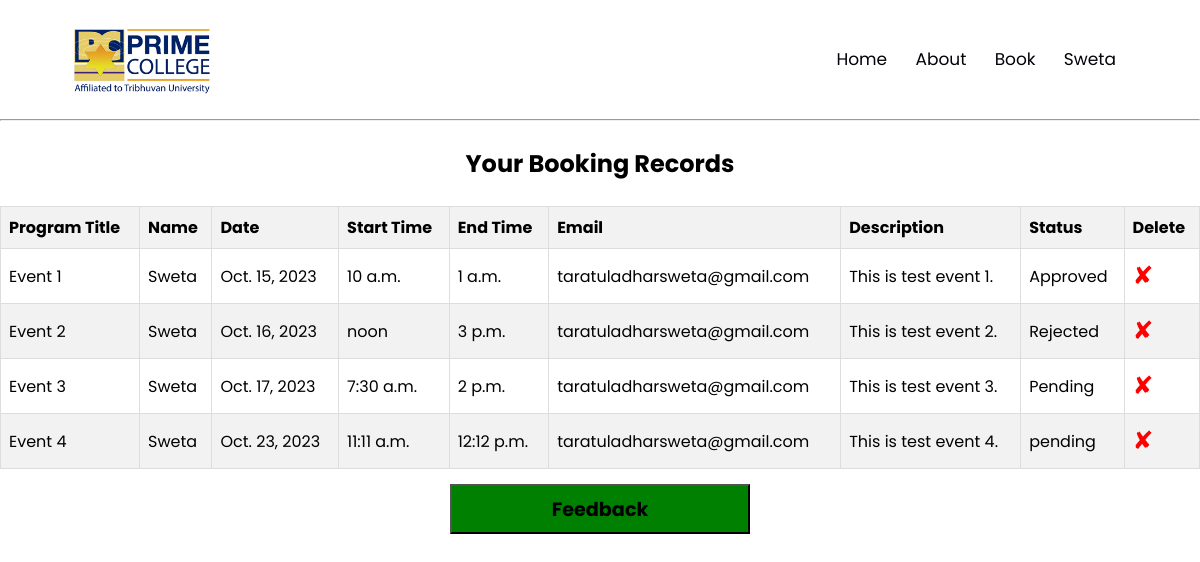
The app's page /display_user_booking/ (signed in), older data.
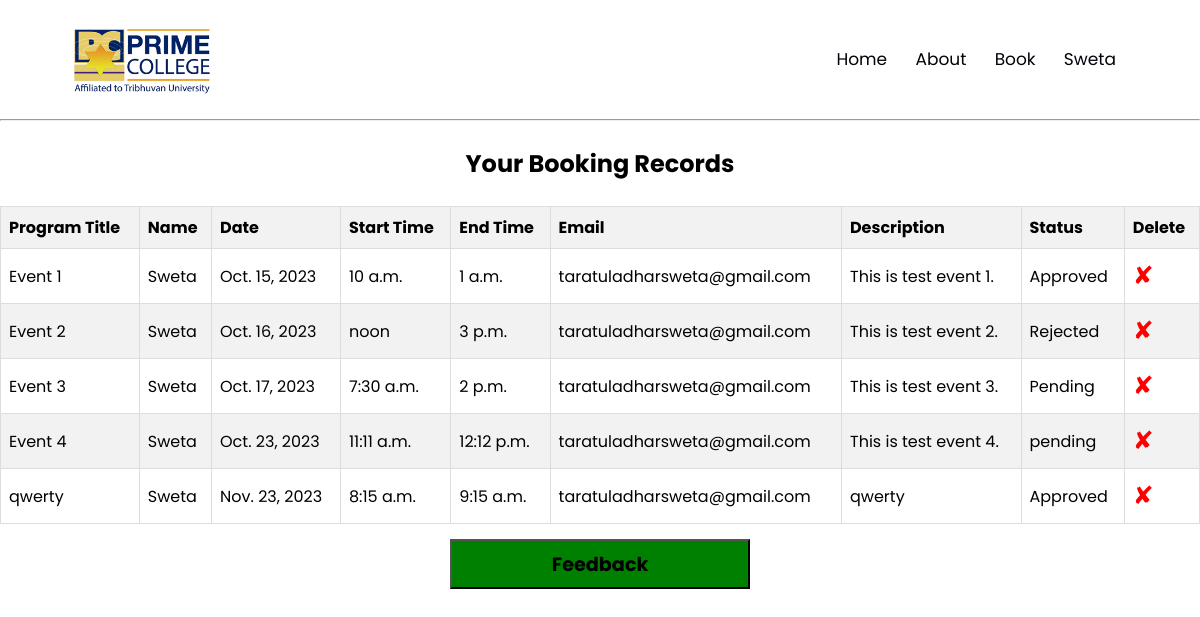
The same page, newer data.
### hall/models.py (models this page shows, shortened)
class Booking(models.Model):
    STATUS_CHOICES = [
        ('Pending', 'Pending'),
        ('Approved', 'Approve'),
        ('Rejected', 'Reject'),
    ]
    program_title = models.CharField(max_length=255)
    name = models.CharField(max_length=255)
    date = models.DateField()
    start_time = models.TimeField(default='00:00:00')
    end_time = models.TimeField()
    email = models.EmailField(default='00:00:00')
    description = models.TextField()
    status = models.CharField(max_length=10, choices=STATUS_CHOICES, default='pending')
    user = models.ForeignKey(User, on_delete=models.CASCADE, null=True)

### hall/views.py (the view, shortened to what this page needs)
# urls.py: path("display_user_booking/",views.display_user_booking, name='display-user-booking'),
@login_required
def display_user_booking(request):
    user_bookings = Booking.objects.filter(email=request.user.email)  # Assuming email is used for user identification
    return render(request, 'hall/user_booking.html', {'user_bookings': user_bookings})

### templates/hall/user_booking.html (shortened to what this page needs)
{% extends 'hall/base.html' %}
{% load static %}
{% block css %}
<link rel="stylesheet" href="{% static 'css/style.css' %}">
{% endblock css %}
{% block content %}
<hr>
<h2 style="text-align: center; padding: 25px; ">Your Booking Records</h2>
  <table class="table">
    <thead>
      <tr>
        <th scope="col">Program Title</th>
        <th scope="col">Name</th>
        <th scope="col">Date</th>
        <th scope="col">Start Time</th>
        <th scope="col">End Time</th>
        <th scope="col">Email</th>
        <th scope="col">Description</th>
        <th scope="col">Status</th>
        <th scope="col">Delete</th>
      </tr>
    </thead>
    <tbody>
      {% for booking in user_bookings %}
        <tr>
          <td>{{ booking.program_title }}</td>
          <td>{{ booking.name }}</td>
          <td>{{ booking.date }}</td>
          <td>{{ booking.start_time }}</td>
          <td>{{ booking.end_time }}</td>
          <td>{{ booking.email }}</td>
          <td>{{ booking.description }}</td>
          <td>{{ booking.status }}</td>
          <td>
            <a style="color:red; text-decoration:none;font-size:25px" href="{% url 'user-delete-booking' booking.id  %}">&#10008;</a>
          </td>
        </tr>
      {% empty %}
        <tr>
          <td colspan="6">You have no bookings yet.</td>
        </tr>
      {% endfor %}
    </tbody>
  </table>
  <div style="text-align: center; margin-top: 15px;">
    <button class="button" style="height: 50px; width: 70%; max-width: 300px; font-size: larger; background-color: green;">
        <a href="{% url 'feedback-page' %}" style="text-decoration: none; color: black;">
            <span><b>Feedback</b></span>
        </a>
    </button>
</div>
{% endblock content %}

Row changes from the older to the newer data that the page shows:
added Booking: program_title "qwerty", name "Sweta", date "Nov. 23, 2023", start_time "8:15 a.m.", end_time "9:15 a.m.", email "taratuladharsweta@gmail.com", description "qwerty", status "Approved"
